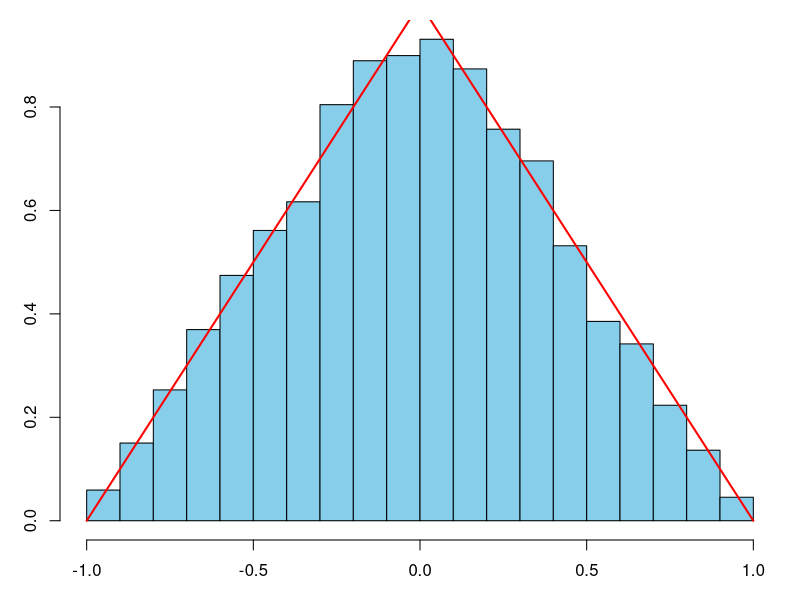
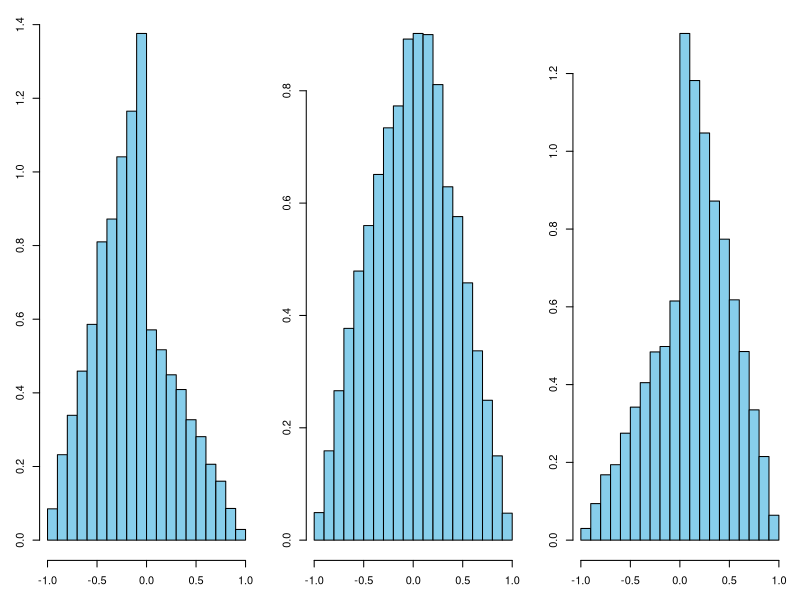
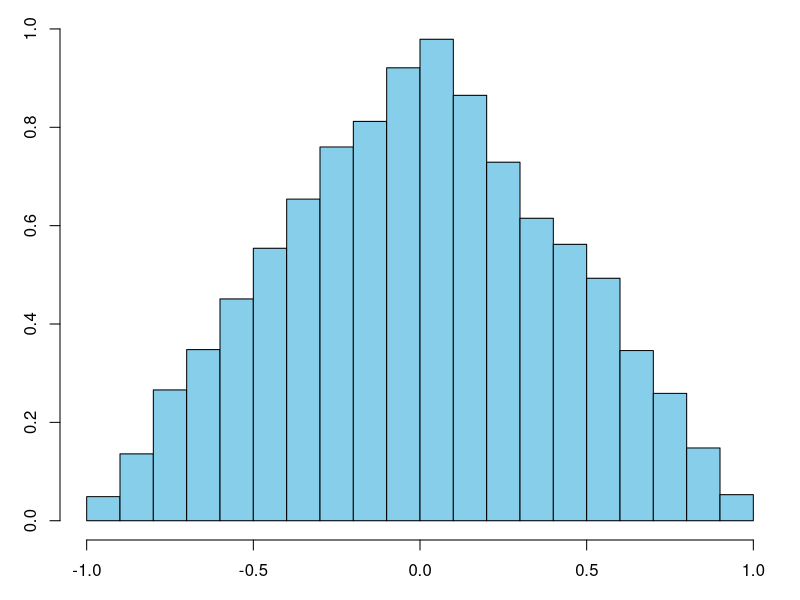

Source code (R) for these figures, in order:
## ---- chunk 1
knitr::opts_chunk$set(fig.pos = 'H')
## ---- chunk 2
library(ggplot2)
library(gridExtra)
## ---- chunk 3
triangleDensity <- function(x) {
  ifelse(
    (x < -1) | (x > 1),
    0,
    ifelse((-1 <= x) & (x <= 0), x + 1, 1 - x)
  )
}

rtriang <- function(n, scale = 1) (1 - sqrt(1 - runif(n))) * scale
## ---- chunk 4
y <- runif(10000, -1 , 1)  # Generate y from the majorizing (envelope) distribution.
u <- runif(10000)          # Generate u from a uniform (0, 1) distribution.
x <- na.omit(ifelse(u <= triangleDensity(y), y, NA))
## ---- chunk 5
par(mar = c(3, 3, 1, 1))  # Adjust margins: c(bottom, left, top, right)
hist(x, probability = TRUE, breaks = 20, col = "skyblue", main = "")
curve(triangleDensity(x), add = TRUE, col = "red", lwd = 2)
xRejectionSampling <- x
## ---- chunk 6
# Function to create a histogram
plot_histogram <- function(data) {
  ggplot(data.frame(x = data), aes(x)) +
    geom_histogram(aes(y = after_stat(density)), bins = 20, fill = "skyblue", alpha = 0.7) +
    theme_minimal() +
    theme(axis.title = element_blank(), axis.text = element_text(size = 12))
}

n <- 10000

# Case 1: p(Y) = 0.3, p(-Y) = 0.7
prob <- c(.3, .7)
scalers <- sample(c(1, -1), size = n, replace = TRUE, prob = prob)
x1 <- rtriang(n, scalers)

# Case 2: p(Y) = 0.5, p(-Y) = 0.5
prob <- c(.5, .5)
scalers <- sample(c(1, -1), size = n, replace = TRUE, prob = prob)
x2 <- rtriang(n, scalers)
xCompositionSampling <- x2

# Case 3: p(Y) = 0.7, p(-Y) = 0.3
prob <- c(.7, .3)
scalers <- sample(c(1, -1), size = n, replace = TRUE, prob = prob)
x3 <- rtriang(n, scalers)

# Create the histograms
par(mfrow = c(1, 3))
hist(x1, probability = TRUE, breaks = 20, col = "skyblue", main = "")
hist(x2, probability = TRUE, breaks = 20, col = "skyblue", main = "")
hist(x3, probability = TRUE, breaks = 20, col = "skyblue", main = "")
par(mfrow = c(1, 1))
## ---- chunk 7
par(mar = c(3, 3, 1, 1))  # Adjust margins: c(bottom, left, top, right)
n <- 10000
u1 <- runif(n)
u2 <- runif(n)
xDifference <- u1 - u2
hist(xDifference, probability = TRUE, breaks = 20, col = "skyblue", main = "")
## ---- chunk 8
varDf <- data.frame(
  RejectionSampling = var(xRejectionSampling),
  CompositionSampling = var(xCompositionSampling),
  UniformDifference = var(xDifference)
)

knitr::kable(
  varDf,
  row.names = FALSE,
  caption = "Variance for each of the three methods."
)
